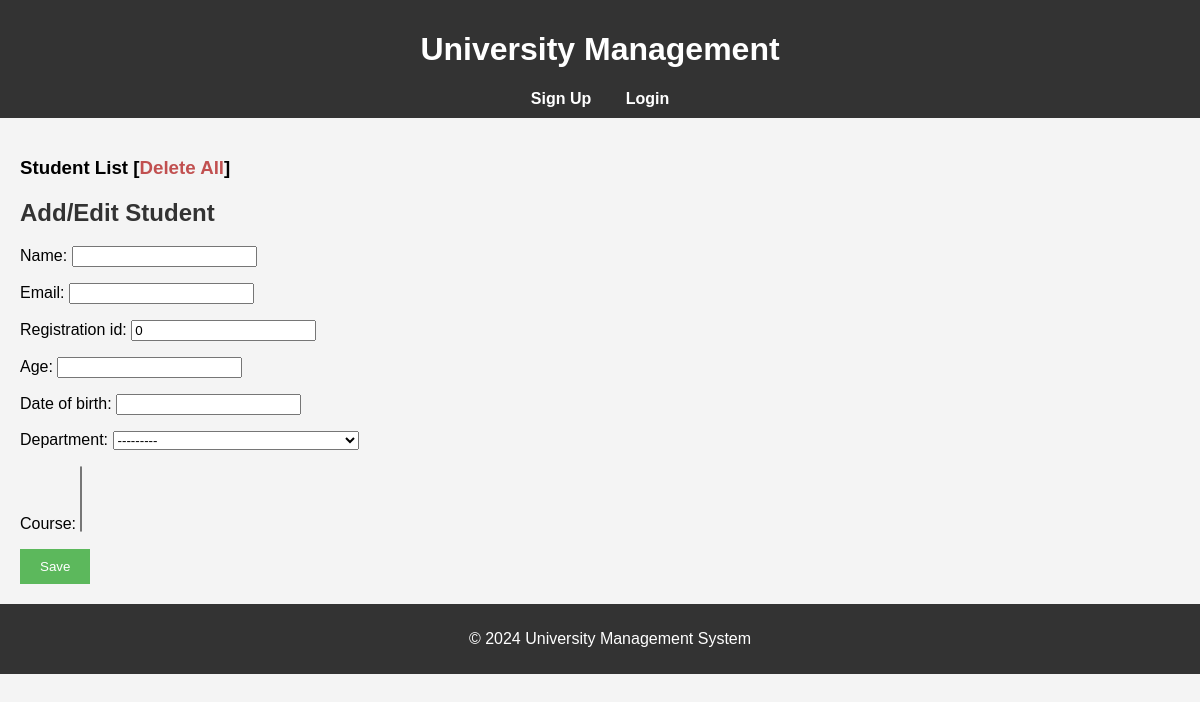
/students/, run on an earlier commit of the app's database.
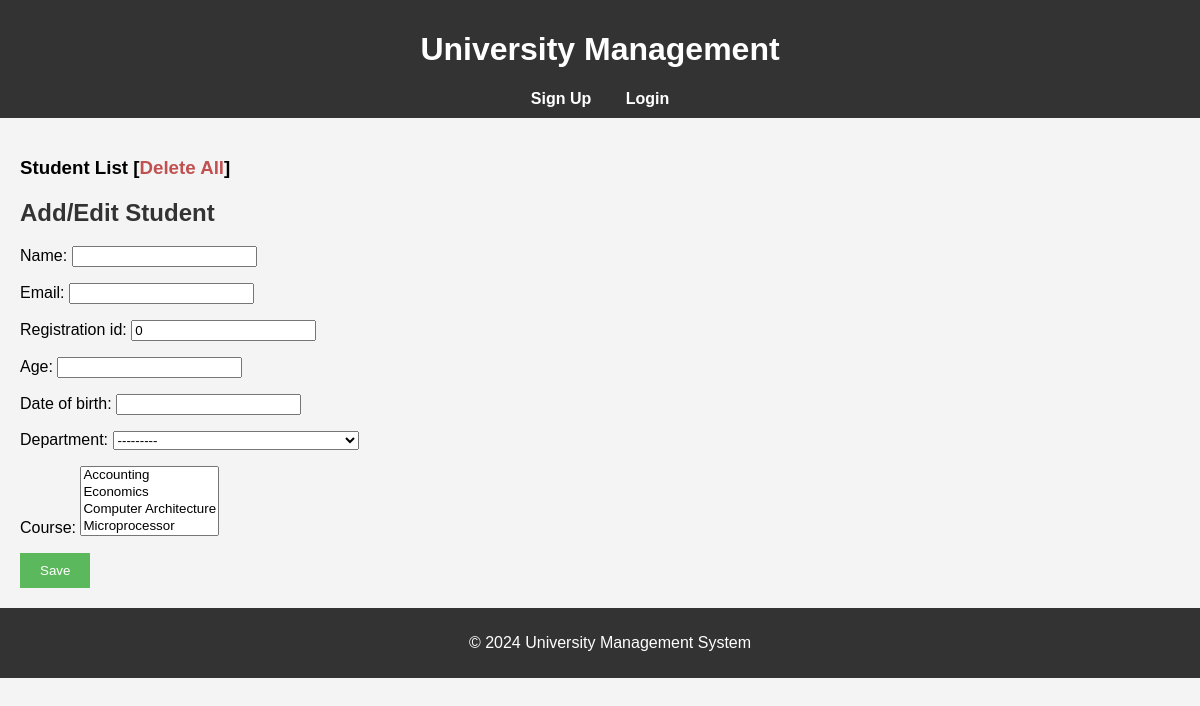
And on a later commit of the database.
### university/models.py (models this page shows)
class Courses(models.Model):
    name = models.CharField(max_length=50)
    code = models.CharField(max_length=10)
    department = models.ForeignKey(Departments, on_delete=models.CASCADE)
    def __str__(self):
        return self.name
    class Meta:
        ordering = ["department", "name"]

### people/views.py (the view)
# urls.py: path("students/", views.add_student, name="add_student")
def add_student(request):
    if request.method == "POST":
        form = StudentForm(request.POST)
        if form.is_valid():
            form.save()
            return redirect("add_student")
    form = StudentForm()
    return render(request, "people/students.html", {"form": form})

### people/forms.py
class StudentForm(forms.ModelForm):
    class Meta:
        model = Students
        fields = "__all__"

### people/context_processor.py (called while the page is built)
def people_processor(request):
    students = Students.objects.all()
    teachers = Teachers.objects.all()
    return {
        "students" : students,
        "teachers" : teachers
    }

### university/context_processor.py (called while the page is built)
def university_processor(request):
    departments = Departments.objects.all()
    courses = Courses.objects.all()
    return {
        "departments" : departments,
        "courses" : courses,
    }

### university/models.py (called while the page is built)
    def __str__(self):
        return self.name

### people/templates/people/students.html (shortened to what this page needs)
{% extends 'base.html' %}
{% block content %}
    <h3>Student List <span>[<a id="delete" href="{% url 'delete_all_departments' %}">Delete All</a>]</span></h3>
<h2>Add/Edit Student</h2>
<form method="POST">
    {{ form.as_p }}
    <button type="submit">Save</button>
</form>
{% endblock %}

What changed in the data, as far as the page shows it:
added Courses: department "---------"
Also different on the page:
form field course: (not shown) → "Accounting / Economics / Computer Architecture / Microprocessor"
form field department: "---------" → (not shown)
